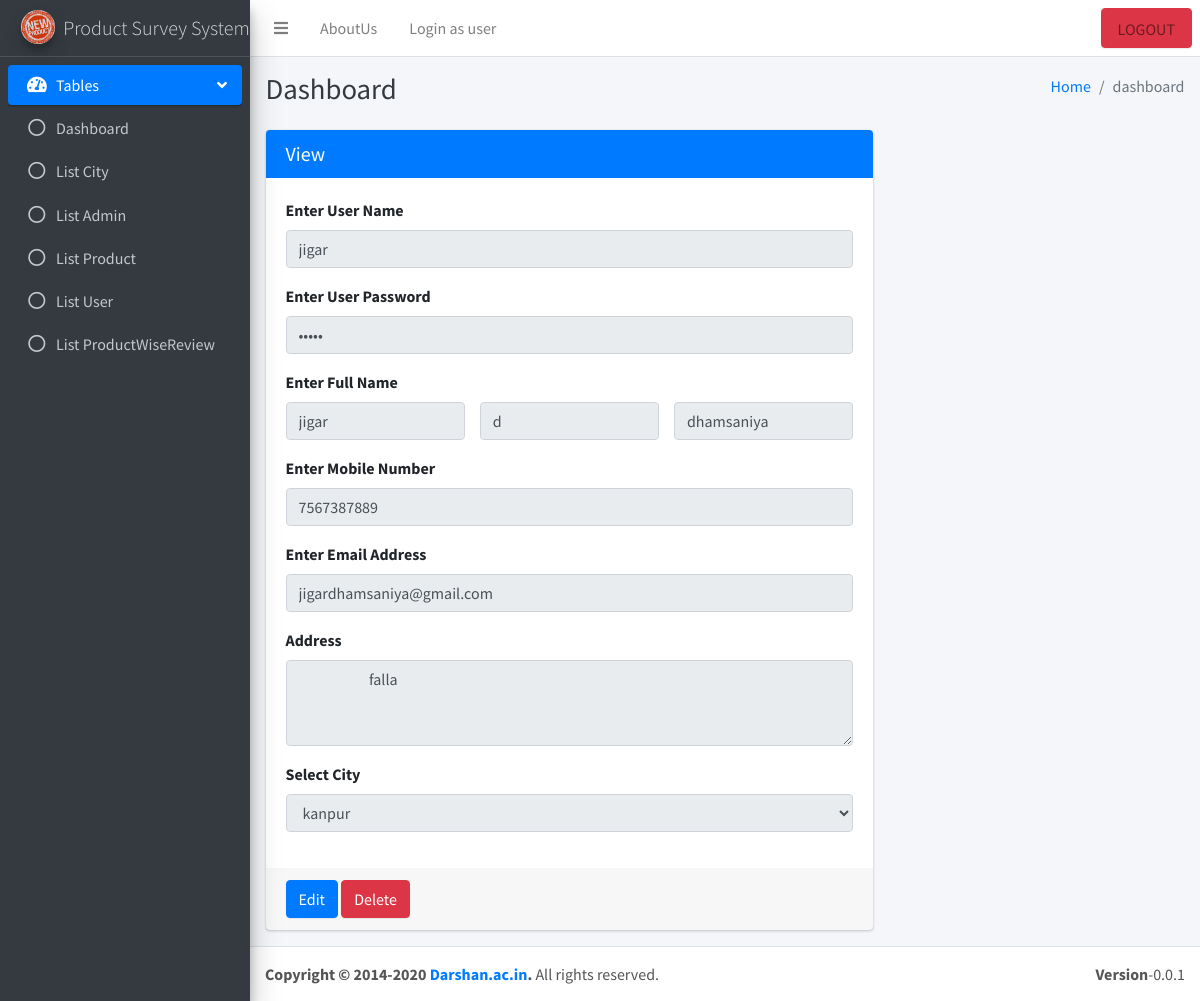
Screenshot of /Admin/ViewUser.php?UserID=3 (signed in) with the database file from the repository.
### tables this page shows
CREATE TABLE `user` (
  `UserID` int(11) NOT NULL,
  `UserName` varchar(100) NOT NULL,
  `Password` varchar(100) NOT NULL,
  `FirstName` varchar(100) NOT NULL,
  `MiddleName` varchar(100) NOT NULL,
  `LastName` varchar(100) NOT NULL,
  `MobileNumber` varchar(100) NOT NULL,
  `EmailAddress` varchar(100) NOT NULL,
  `Address` varchar(1000) NOT NULL,
  `CityID` int(11) NOT NULL
);

CREATE TABLE `city` (
  `CityID` int(11) NOT NULL,
  `CityName` varchar(100) NOT NULL
);

### Admin/classes/DBConfig.php (called while the page is built, shortened)
<?php
class DBConfig
{
    public $con;
    function __construct()
    {
        $this->con = mysqli_connect("localhost","root","","product_survey_system");
        mysqli_query($this->con,"SET time_zone = '+5:30';");
    }
    function safeRequest($req)
    {
        $safeReq = array();
        foreach ($req as $key=>$value)
        {
            $safeReq[$key] = trim(mysqli_real_escape_string($this->con,$value));
        }
        return $safeReq;
    }
}
?>

### Admin/classes/User.php (called while the page is built, shortened)
<?php
include_once ("DBConfig.php");
class User extends DBConfig
{
    function getByPK($req)
    {
        extract($this->safeRequest($req));
        $resultArray = array();
        $sql = "select * from User where UserID=$UserID";
        $result = mysqli_query($this->con,$sql);
        while($row = mysqli_fetch_assoc($result))
        {
            $resultArray[] = $row;
        }
        return $resultArray;
    }
}
?>

### Admin/classes/City.php (called while the page is built, shortened)
<?php
include_once ("DBConfig.php");
class City extends DBConfig
{
    function getAll($req)
    {
        extract($this->safeRequest($req));
        $resultArray = array();
        if (isset($search)) {
            $sql = "select * from City where CityName like '%$search%'";
        }
        else
        {
        $sql = "select * from City";
    }
        $result = mysqli_query($this->con,$sql);
        while($row = mysqli_fetch_assoc($result))
        {
            $resultArray[] = $row;
        }
        return $resultArray;
    }
}
?>

### Admin/ViewUser.php (the view, shortened to what this page needs)
<?php
	include_once 'header.php';
	include_once 'sidebar.php';
?>
	<?php
	include_once 'classes/User.php';
	$objUser = new User();
	if (isset($_GET['UserID'])) {
		$resultUser = $objUser->getByPK($_GET);
		$rowUser = $resultUser[0];
	}
?>
<div class="content-wrapper">
    <div class="content-header">
      <div class="container-fluid">
        <div class="row mb-2">
          <div class="col-sm-6">
            <h1 class="m-0 text-dark">Dashboard</h1>
          </div>
          <div class="col-sm-6">
            <ol class="breadcrumb float-sm-right">
              <li class="breadcrumb-item"><a href="Dashbord.php">Home</a></li>
              <li class="breadcrumb-item active">dashboard</li>
            </ol>
          </div>
        </div>
      </div>
    </div>
    <section class="content">
      <div class="container-fluid">
      	<div class="row">
          <div class="col-md-8">
            <div class="card card-primary" >
              <div class="card-header">
                <h3 class="card-title">View</h3>
              </div>
                <div class="card-body">
                  <div class="form-group">
                    <label for="exampleInputEmail1">Enter User Name</label>
                    <input type="text" class="form-control" name="UserName" placeholder=" User Name" readonly
                    <?php
						if (isset($_GET['UserID'])) {
					?>
						value="<?= $rowUser['UserName'] ?>"
					<?php
					}
					?>
					>
        </div>
        <div class="form-group">
          <label for="exampleInputEmail1">Enter User Password</label>
                    <input type="Password" class="form-control" name="Password" placeholder="Password" readonly
                    <?php
                      if (isset($_GET['UserID'])) {
                    ?>
                      value="<?= $rowUser['Password'] ?>"
                    <?php
                    }
                    ?>
                     >
                  </div>
                  <div class="form-group">
                    <label> Enter Full Name</label>
                <div class="row">
                  <div class="col-4">
                    <input type="text" class="form-control" name="FirstName" placeholder="FirstName" readonly
                    <?php
                      if (isset($_GET['UserID'])) {
                    ?>
                      value="<?= $rowUser['FirstName'] ?>"
                    <?php
                    }
                    ?>
                    >
                  </div>
                  <div class="col-4">
                    <input type="text" class="form-control" name="MiddleName" placeholder="MiddleName" readonly
                    <?php
                      if (isset($_GET['UserID'])) {
                    ?>
                      value="<?= $rowUser['MiddleName'] ?>"
                    <?php
                    }
                    ?>
                    >
                  </div>
                  <div class="col-4">
                    <input type="text" class="form-control" name="LastName" placeholder="LastName" readonly
                    <?php
                      if (isset($_GET['UserID'])) {
                    ?>
                      value="<?= $rowUser['LastName'] ?>"
                    <?php
                    }
                    ?>
                    >
                  </div>
                </div>
            </div>
                  <div class="form-group">
          <label for="exampleInputEmail1">Enter Mobile Number</label>
                    <input type="text" class="form-control" name="MobileNumber" placeholder="MobileNumber" readonly
                    <?php
            if (isset($_GET['UserID'])) {
          ?>
            value="<?= $rowUser['MobileNumber'] ?>"
          <?php
          }
          ?>
          >
                  </div>
                  <div class="form-group">
          <label for="exampleInputEmail1">Enter Email Address</label>
                    <input type="Email" class="form-control" name="EmailAddress" placeholder="EmailAddress" readonly
                    <?php
            if (isset($_GET['UserID'])) {
          ?>
            value="<?= $rowUser['EmailAddress'] ?>"
          <?php
          }
          ?>
          >
                  </div>
                  <div class="form-group">
                    <label>Address</label>
                    <textarea class="form-control" rows="3" name="Address" placeholder="Enter Addrerss" readonly>
                      <?php
                        if (isset($_GET['UserID'])) {
                        echo $rowUser['Address'];
                        }
                      ?>
                    </textarea>
                  </div>
                  <div class="form-group">
                    <label>Select City</label>
                      <select name="CityID" class="form-control" disabled>
                      <?php
                        include_once 'classes/City.php';
                        $objcity = new city();
                        $resultcity = $objcity->getAll($_GET);
                        foreach ($resultcity as $rowcity) {
                      ?>
                          <option value="<?php echo($rowcity['CityID']) ?>"
                            <?php
                              if (isset($_GET['UserID']) &&  $rowcity['CityID']==$rowUser['CityID']) {
                                echo "selected";
                              }
                            ?>
                          ><?php echo($rowcity['CityName'])  ?></option>
                      <?php
                        }
                      ?>
        </select>
                  </div>
                </div>
                <div class="card-footer">
                  <a href="AddEditUser.php?UserID=<?= $rowUser['UserID'] ?>" class="btn btn-primary">Edit</a>
                  <a href="con_DeleteUser.php?UserID=<?= $rowUser['UserID'] ?>" class="btn btn-danger">Delete</a>
                </div>
            </div>
          </div>
        </div>
      </div>
    </section>
  </div>
<?php
	include_once 'footer.php';
?>

### rows the page displays
user: UserName "jigar", FirstName "jigar", MiddleName "d", LastName "dhamsaniya", MobileNumber "7567387889", EmailAddress "jigardhamsaniya@gmail.com", Address "falla", CityID "kanpur"
